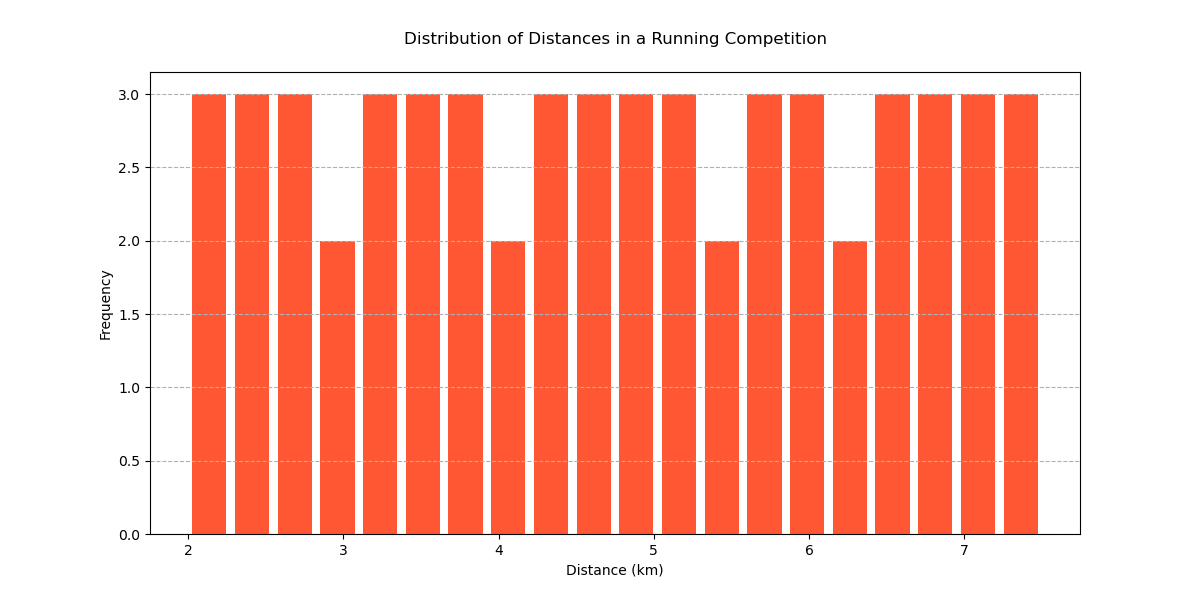

Here is the Python script that generated this plot:
import matplotlib.pyplot as plt

distance_data = [
    3.2, 2.9, 5.0, 4.7, 4.1, 3.9, 2.3, 6.8, 3.6, 5.1, 5.3, 3.4, 4.5, 6.1, 3.8, 4.4, 
    2.7, 6.0, 4.9, 5.8, 5.5, 2.8, 4.3, 3.5, 6.3, 3.1, 4.8, 6.5, 3.0, 5.2, 6.2, 3.3, 
    5.4, 4.2, 5.9, 4.0, 6.7, 4.6, 5.6, 2.5, 5.7, 6.4, 2.6, 6.6, 3.7, 2.4, 2.2, 2.1, 
    6.9, 7.0, 7.2, 7.4, 7.5, 7.3, 2.0, 7.1
]

plt.figure(figsize=(12, 6))
plt.hist(distance_data, bins=20, color="#FF5733", orientation='vertical', rwidth=0.8)
plt.title('Distribution of Distances in a Running Competition', pad=20)
plt.xlabel('Distance (km)')
plt.ylabel('Frequency')
plt.grid(axis='y', linestyle='--')
plt.show()
